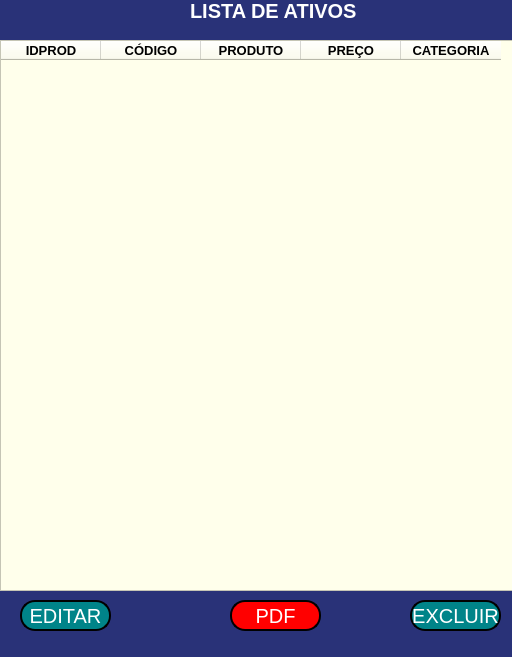
<?xml version="1.0" encoding="UTF-8"?>
<ui version="4.0">
 <class>MainWindow</class>
 <widget class="QMainWindow" name="MainWindow">
  <property name="geometry">
   <rect>
    <x>0</x>
    <y>0</y>
    <width>512</width>
    <height>657</height>
   </rect>
  </property>
  <property name="windowTitle">
   <string>MainWindow</string>
  </property>
  <property name="styleSheet">
   <string notr="true">background-color: rgb(41, 50, 120);</string>
  </property>
  <widget class="QWidget" name="centralwidget">
   <widget class="QLabel" name="label">
    <property name="geometry">
     <rect>
      <x>190</x>
      <y>-20</y>
      <width>191</width>
      <height>61</height>
     </rect>
    </property>
    <property name="font">
     <font>
      <pointsize>15</pointsize>
      <bold>true</bold>
     </font>
    </property>
    <property name="styleSheet">
     <string notr="true">color: rgb(255, 255, 255);</string>
    </property>
    <property name="text">
     <string>LISTA DE ATIVOS</string>
    </property>
   </widget>
   <widget class="QTableWidget" name="tableWidget">
    <property name="geometry">
     <rect>
      <x>0</x>
      <y>40</y>
      <width>541</width>
      <height>551</height>
     </rect>
    </property>
    <property name="font">
     <font>
      <pointsize>10</pointsize>
      <bold>false</bold>
     </font>
    </property>
    <property name="styleSheet">
     <string notr="true">
background-color: rgb(255, 255, 235);</string>
    </property>
    <property name="showGrid">
     <bool>true</bool>
    </property>
    <property name="gridStyle">
     <enum>Qt::NoPen</enum>
    </property>
    <property name="rowCount">
     <number>0</number>
    </property>
    <property name="columnCount">
     <number>5</number>
    </property>
    <attribute name="horizontalHeaderDefaultSectionSize">
     <number>100</number>
    </attribute>
    <column>
     <property name="text">
      <string>IDPROD</string>
     </property>
     <property name="font">
      <font>
       <pointsize>10</pointsize>
       <bold>true</bold>
      </font>
     </property>
    </column>
    <column>
     <property name="text">
      <string>CÓDIGO</string>
     </property>
     <property name="font">
      <font>
       <pointsize>10</pointsize>
       <bold>true</bold>
      </font>
     </property>
    </column>
    <column>
     <property name="text">
      <string>PRODUTO</string>
     </property>
     <property name="font">
      <font>
       <pointsize>10</pointsize>
       <bold>true</bold>
      </font>
     </property>
    </column>
    <column>
     <property name="text">
      <string>PREÇO</string>
     </property>
     <property name="font">
      <font>
       <pointsize>10</pointsize>
       <bold>true</bold>
      </font>
     </property>
    </column>
    <column>
     <property name="text">
      <string>CATEGORIA</string>
     </property>
     <property name="font">
      <font>
       <pointsize>10</pointsize>
       <bold>true</bold>
      </font>
     </property>
    </column>
   </widget>
   <widget class="QPushButton" name="pushButton_2">
    <property name="geometry">
     <rect>
      <x>410</x>
      <y>600</y>
      <width>91</width>
      <height>31</height>
     </rect>
    </property>
    <property name="font">
     <font>
      <pointsize>15</pointsize>
     </font>
    </property>
    <property name="styleSheet">
     <string notr="true">background-color: rgb(0, 132, 137);
color: rgb(255, 255, 255);
border-style: outset;
border-width: 2px;
border-radius: 15px;
border-color: black;</string>
    </property>
    <property name="text">
     <string>EXCLUIR</string>
    </property>
   </widget>
   <widget class="QPushButton" name="pushButton_3">
    <property name="geometry">
     <rect>
      <x>20</x>
      <y>600</y>
      <width>91</width>
      <height>31</height>
     </rect>
    </property>
    <property name="font">
     <font>
      <pointsize>15</pointsize>
     </font>
    </property>
    <property name="styleSheet">
     <string notr="true">background-color: rgb(0, 132, 137);
color: rgb(255, 255, 255);
border-style: outset;
border-width: 2px;
border-radius: 15px;
border-color: black;</string>
    </property>
    <property name="text">
     <string>EDITAR</string>
    </property>
   </widget>
   <widget class="QPushButton" name="pushButton_4">
    <property name="geometry">
     <rect>
      <x>230</x>
      <y>600</y>
      <width>91</width>
      <height>31</height>
     </rect>
    </property>
    <property name="font">
     <font>
      <pointsize>15</pointsize>
     </font>
    </property>
    <property name="styleSheet">
     <string notr="true">background-color: rgb(255, 0, 0);
color: rgb(255, 255, 255);
border-style: outset;
border-width: 2px;
border-radius: 15px;
border-color: black;</string>
    </property>
    <property name="text">
     <string>PDF</string>
    </property>
   </widget>
  </widget>
  <widget class="QMenuBar" name="menubar">
   <property name="geometry">
    <rect>
     <x>0</x>
     <y>0</y>
     <width>512</width>
     <height>22</height>
    </rect>
   </property>
  </widget>
 </widget>
 <resources/>
 <connections/>
</ui>
